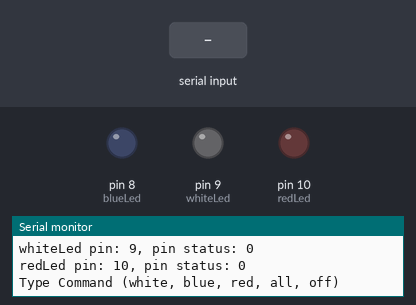
A sketch run on a simulated Arduino Uno, built with avr-gcc and run on an emulated ATmega328P. Shown: output pins drawn as LEDs (lit = HIGH), the last lines printed to the serial monitor. The test bench sets the inputs (shaded band).

Above: at 5.2 s.
5.3 s: "blue\n" received over Serial
At 6.3 s:
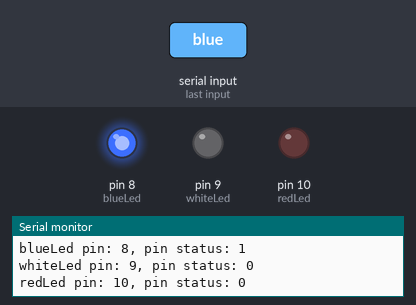
6.8 s: "white\n" received over Serial
At 7.5 s:
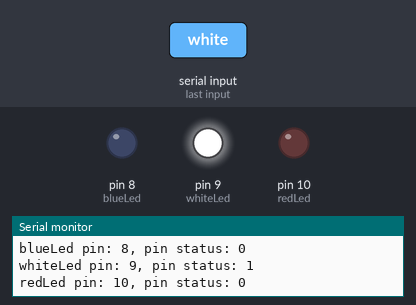
8.3 s: "red\n" received over Serial
At 8.6 s:
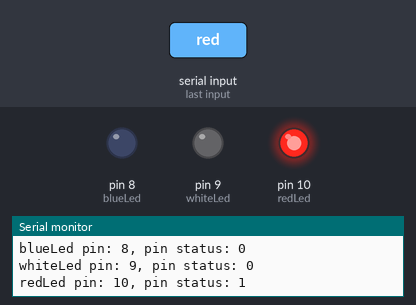
9.8 s: "all\n" received over Serial
At 10.9 s:
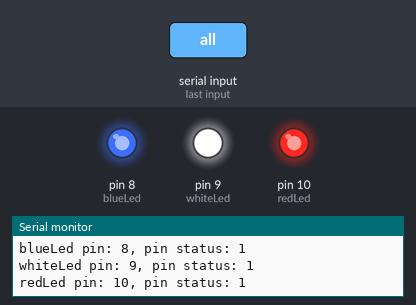
Timing chart, 0 to 12.3 s (numbered marks = the images above; inputs shaded):
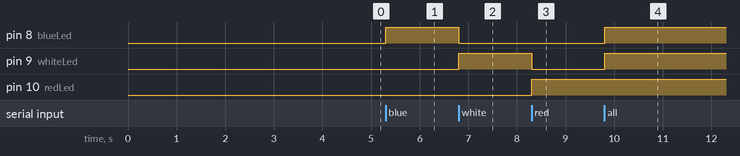

The sketch:

write_serial.ino
```cpp
String command;
String LED;

#define blueLed 8
#define whiteLed 9
#define redLed 10

void chkLedSts() {
  Serial.println("Check status of the LEDs");
  Serial.println();

  Serial.print("blueLed pin: ");
  Serial.print(blueLed);
  Serial.print(", pin status: ");
  Serial.println(digitalRead(blueLed));

  Serial.print("whiteLed pin: ");
  Serial.print(whiteLed);
  Serial.print(", pin status: ");
  Serial.println(digitalRead(whiteLed));

  Serial.print("redLed pin: ");
  Serial.print(redLed);
  Serial.print(", pin status: ");
  Serial.println(digitalRead(redLed));

  Serial.println();
}

void setup() {

  Serial.begin(9600);
  Serial.println("AVS1416 - 14/11/21 - write_serial");

  pinMode(blueLed, OUTPUT);
  pinMode(whiteLed, OUTPUT);
  pinMode(redLed, OUTPUT);

  delay(2000);

  chkLedSts();

  delay(2000);

  Serial.println("Type Command (white, blue, red, all, off)");
}

void loop() {
  if (Serial.available()) {
    command = Serial.readStringUntil('\n');
    command.trim();

    LED = command + "Led";
    Serial.print(LED);
    Serial.print(", command: ");
    Serial.println(command);
    Serial.println("");

    if (command.equals("blue")) {
      digitalWrite(whiteLed, LOW);
      digitalWrite(blueLed, HIGH);
      digitalWrite(redLed, LOW);
    }

    else if (command.equals("white")) {
      digitalWrite(whiteLed, HIGH);
      digitalWrite(blueLed, LOW);
      digitalWrite(redLed, LOW);
    }

    else if (command.equals("red")) {
      digitalWrite(whiteLed, LOW);
      digitalWrite(blueLed, LOW);
      digitalWrite(redLed, HIGH);
    }

    else if (command.equals("all")) {
      digitalWrite(whiteLed, HIGH);
      digitalWrite(blueLed, HIGH);
      digitalWrite(redLed, HIGH);
    }
    else if (command.equals("off")) {
      digitalWrite(whiteLed, LOW);
      digitalWrite(blueLed, LOW);
      digitalWrite(redLed, LOW);
    }
    else {
      Serial.println("bad command");
    }

      Serial.print("Command: ");
      Serial.println(command);
      Serial.println("");
      chkLedSts();


  }
}
```

Measured:
- after the input at 5.3 s, pin 8 (blueLed): LOW → HIGH at once
- after the input at 6.8 s, pin 8 (blueLed): HIGH → LOW at once; pin 9 (whiteLed): LOW → HIGH at once
- after the input at 8.3 s, pin 9 (whiteLed): HIGH → LOW at once; pin 10 (redLed): LOW → HIGH at once
- after the input at 9.8 s, pin 8 (blueLed), pin 9 (whiteLed): LOW → HIGH at once
